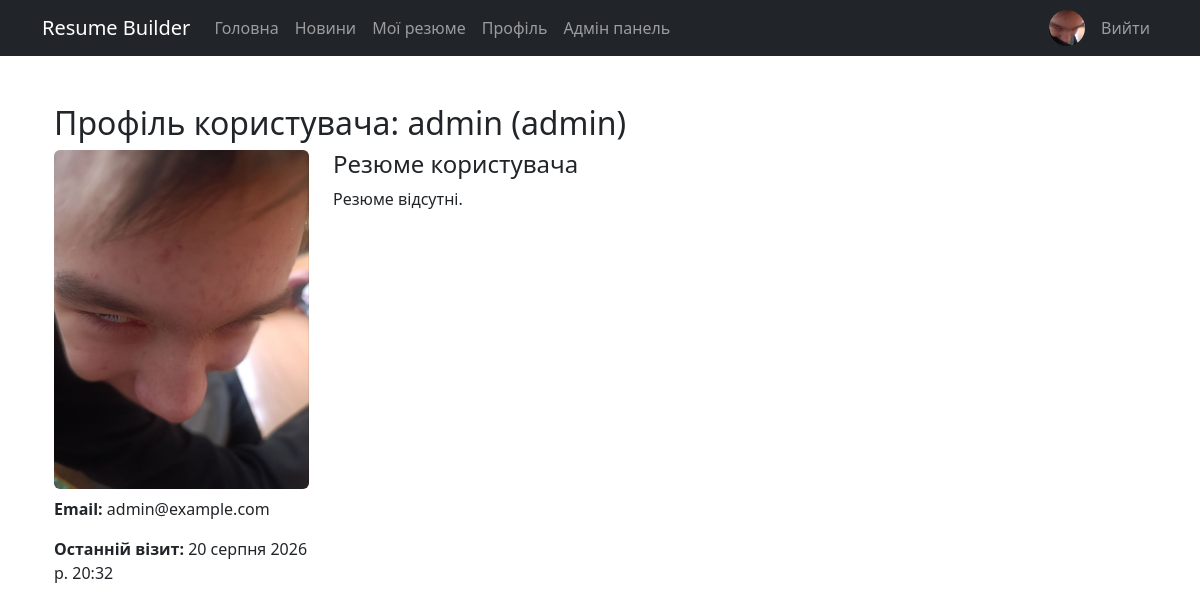
/custom-admin/profile/2/ (signed in), run on the app's committed database.
### builder/models.py (models this page shows, shortened)
class Profile(models.Model):
    user = models.OneToOneField(User, on_delete=models.CASCADE, related_name='profile')
    full_name = models.CharField(max_length=200)
    title = models.CharField(max_length=200, blank=True)
    email = models.EmailField(blank=True)
    phone = models.CharField(max_length=50, blank=True)
    location = models.CharField(max_length=200, blank=True)
    bio = models.TextField(blank=True)
    photo = models.ImageField(upload_to='profiles/', blank=True, null=True)
    last_seen = models.DateTimeField(null=True, blank=True)

### builder/views.py (the view)
# urls.py: path('custom-admin/profile/<int:pk>/', views.admin_profile_detail, name='admin_profile_detail'),
@user_passes_test(lambda user: user.is_staff)
def admin_profile_detail(request, pk):
    profile = get_object_or_404(Profile, pk=pk)
    resumes = Resume.objects.filter(user=profile.user).order_by('-updated_at')
    return render(request, 'admin_profile_detail.html', {'profile': profile, 'resumes': resumes})

### builder/context_processors.py (called while the page is built)
def user_profile(request):
    if request.user.is_authenticated:
        profile = Profile.objects.filter(user=request.user).first()
        return {'user_profile': profile}
    return {'user_profile': None}

### templates/admin_profile_detail.html
{% extends 'base.html' %}
{% block content %}
<div class="container mt-4">
  <h2>Профіль користувача: {{ profile.full_name }} ({{ profile.user.username }})</h2>
  <div class="row">
    <div class="col-md-3">
      {% if profile.photo %}
        <img src="{{ profile.photo.url }}" class="img-fluid rounded" alt="Фото">
      {% else %}
        <div class="border rounded p-4 text-center">Немає фото</div>
      {% endif %}
      <p class="mt-2"><strong>Email:</strong> {{ profile.user.email }}</p>
      <p><strong>Останній візит:</strong> {{ profile.last_seen }}</p>
    </div>
    <div class="col-md-9">
      <h4>Резюме користувача</h4>
      {% if resumes %}
        <ul class="list-group">
        {% for r in resumes %}
          <li class="list-group-item d-flex justify-content-between align-items-center">
            <div>
              <strong>{{ r.title }}</strong>
              <div class="text-muted small">Статус: {{ r.get_status_display }} {% if r.is_deleted %}(архів){% endif %}</div>
            </div>
            <div>
              <a href="{% url 'admin_resume_detail' r.pk %}" class="btn btn-sm btn-outline-primary">Деталі</a>
              {% if r.is_public and not r.is_deleted %}
                <a href="{% url 'resume_public_detail' r.pk %}" class="btn btn-sm btn-secondary">Перегляд публічний</a>
              {% endif %}
            </div>
          </li>
        {% endfor %}
        </ul>
      {% else %}
        <p>Резюме відсутні.</p>
      {% endif %}
    </div>
  </div>
</div>
{% endblock %}

### templates/base.html (shortened to what this page needs)
<!DOCTYPE html>
<html lang="uk">
<head>
    <link rel="stylesheet" href="https://cdn.jsdelivr.net/npm/bootstrap@5.3.3/dist/css/bootstrap.min.css">
    {% load static %}
    <link rel="stylesheet" href="{% static 'builder/responsive.css' %}">
</head>
<body>
<nav class="navbar navbar-expand-lg navbar-dark bg-dark">
    <div class="container">
        <a class="navbar-brand" href="{% url 'home' %}">Resume Builder</a>
        <div class="collapse navbar-collapse" id="main-navigation">
            <ul class="navbar-nav me-auto">
                <li class="nav-item"><a class="nav-link" href="{% url 'home' %}">Головна</a></li>
                <li class="nav-item"><a class="nav-link" href="{% url 'news_list' %}">Новини</a></li>
                {% if user.is_authenticated %}
                <li class="nav-item"><a class="nav-link" href="{% url 'resume_list' %}">Мої резюме</a></li>
                <li class="nav-item"><a class="nav-link" href="{% url 'profile_list' %}">Профіль</a></li>
                {% if user.is_staff %}
                <li class="nav-item"><a class="nav-link" href="{% url 'custom_admin_dashboard' %}">Адмін панель</a></li>
                {% endif %}
                {% endif %}
            </ul>
            <ul class="navbar-nav align-items-center">
                {% if user.is_authenticated %}
                <li class="nav-item me-2">
                    <a class="nav-link p-0" href="{% url 'profile_list' %}">
                        {% if user_profile and user_profile.photo %}
                        <img src="{{ user_profile.photo.url }}" alt="avatar" class="rounded-circle" style="width:36px;height:36px;object-fit:cover;">
                        {% else %}
                        <div class="rounded-circle bg-secondary text-white d-flex align-items-center justify-content-center" style="width:36px;height:36px;font-weight:600;">{{ user.username|slice:":1"|upper }}</div>
                        {% endif %}
                    </a>
                </li>
                <li class="nav-item"><a class="nav-link" href="{% url 'logout' %}">Вийти</a></li>
                {% else %}
                <li class="nav-item"><a class="nav-link" href="{% url 'login' %}">Увійти</a></li>
                <li class="nav-item"><a class="nav-link" href="{% url 'register' %}">Реєстрація</a></li>
                {% endif %}
            </ul>
        </div>
    </div>
</nav>
<div class="container py-4">
    {% block content %}{% endblock %}
</div>
</body>
</html>

### builder/static/builder/responsive.css (style rules this page uses)
html { overflow-x: hidden; }
body { min-width: 320px; }
img { max-width: 100%; height: auto; }
.navbar-brand { white-space: normal; }

### data on the page
Profile: photo (picture), full_name "admin", user.username "admin", user.email "admin@example.com", last_seen "20 серпня 2026 р. 20:32"
